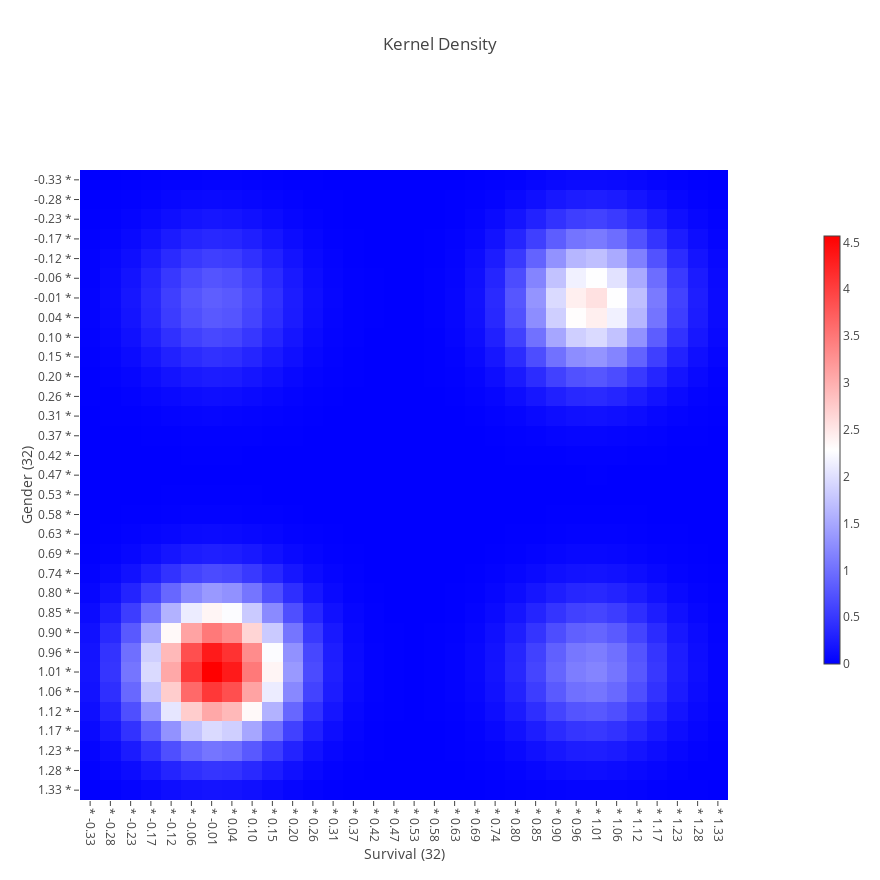
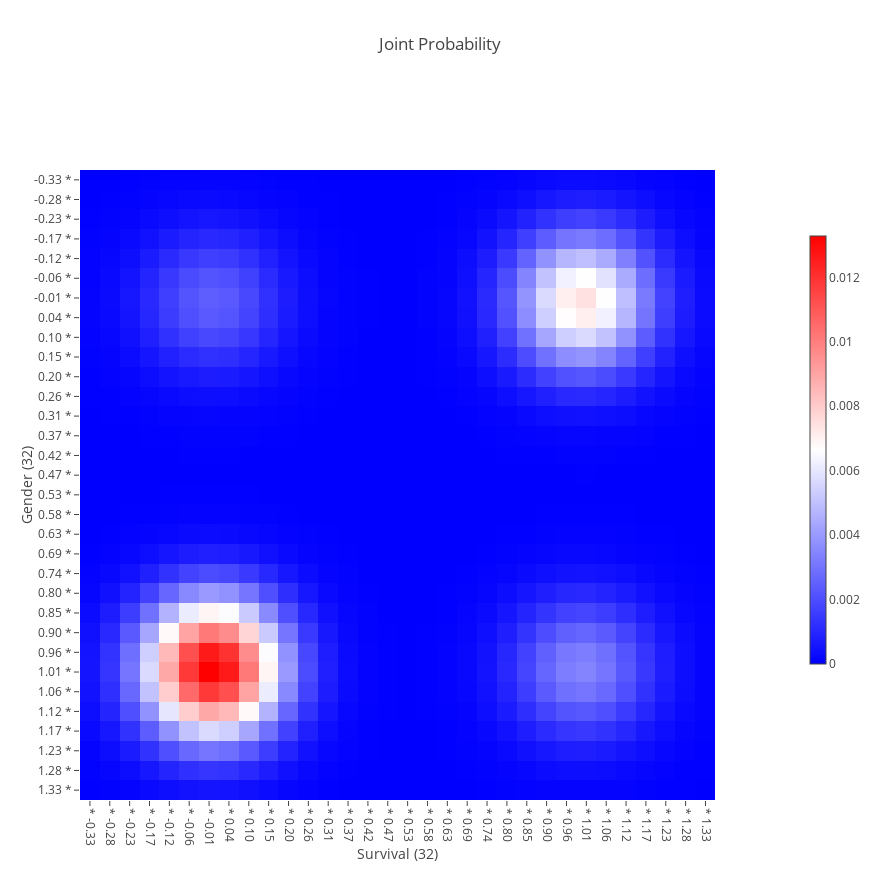
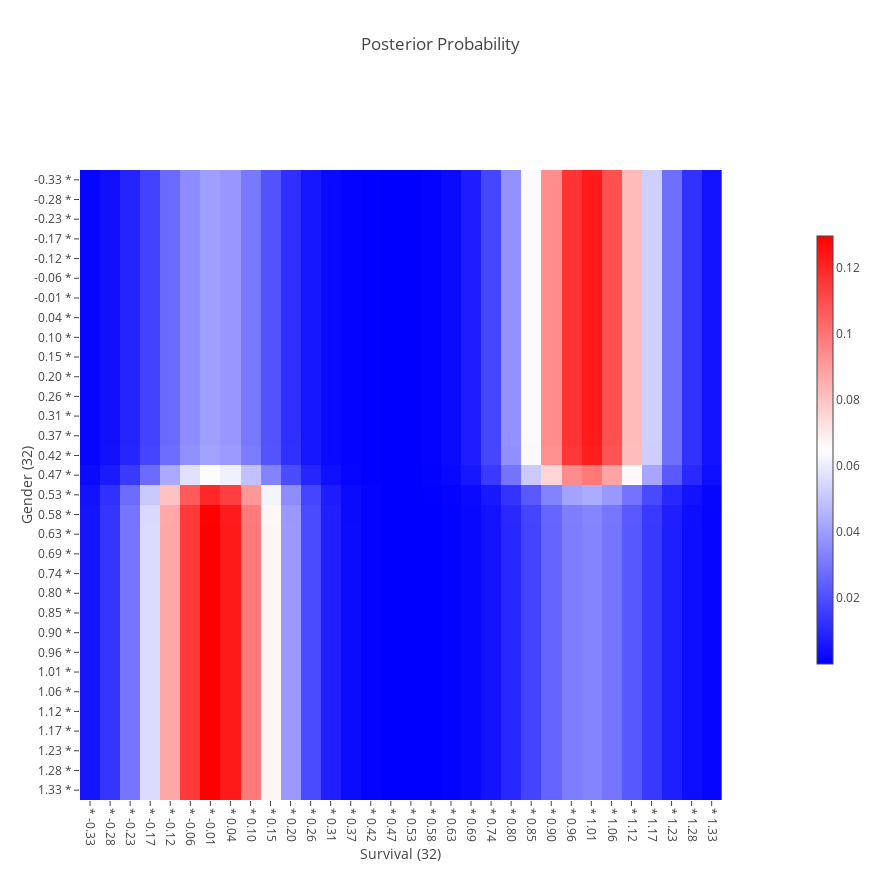
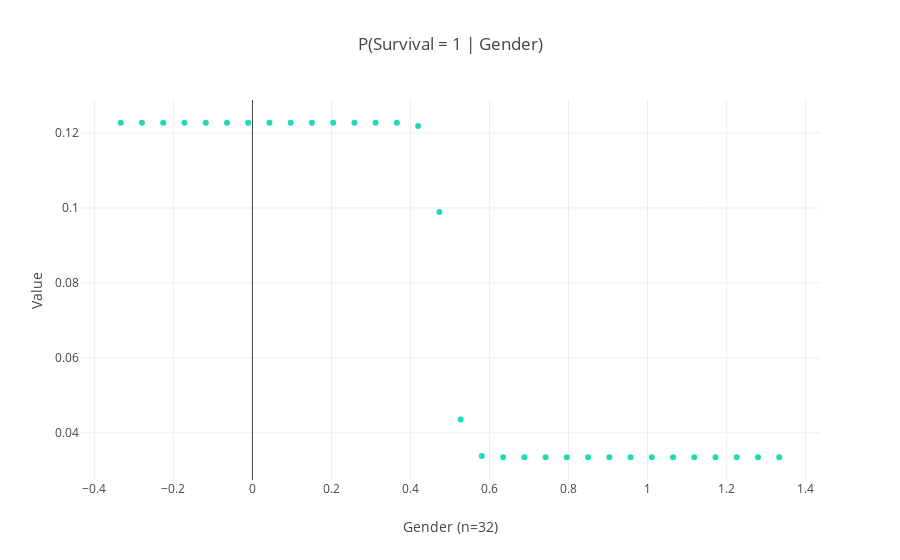

The notebook cell these images were saved under, in order:
### Code cell
p_s__g, p_s1__g = kraft.infer(
    np.asarray((g.values, s.values)).T,
#     n_grid=n_grid,
    target=1, dimension_names=(g.name, s.name),
)

### Figure 1 — Plotly figure (JSON) as saved in the notebook; plotly's stock layout.template omitted (floating-point values rounded to 4 significant figures; data arrays with more than 128 entries replaced by an {"elided": "..."} marker saying what was removed)
{"data": [{"colorbar": {"len": 0.64, "thickness": 16}, "colorscale": {"elided": "256x2 mixed values"}, "type": "heatmap", "uid": "1f440f2c-74c2-4889-919b-71ae0e8bb3c3", "x": ["* -0.33", "* -0.28", "* -0.23", "* -0.17", "* -0.12", "* -0.06", "* -0.01", "* 0.04", "* 0.10", "* 0.15", "* 0.20", "* 0.26", "* 0.31", "* 0.37", "* 0.42", "* 0.47", "* 0.53", "* 0.58", "* 0.63", "* 0.69", "* 0.74", "* 0.80", "* 0.85", "* 0.90", "* 0.96", "* 1.01", "* 1.06", "* 1.12", "* 1.17", "* 1.23", "* 1.28", "* 1.33"], "y": ["1.33 *", "1.28 *", "1.23 *", "1.17 *", "1.12 *", "1.06 *", "1.01 *", "0.96 *", "0.90 *", "0.85 *", "0.80 *", "0.74 *", "0.69 *", "0.63 *", "0.58 *", "0.53 *", "0.47 *", "0.42 *", "0.37 *", "0.31 *", "0.26 *", "0.20 *", "0.15 *", "0.10 *", "0.04 *", "-0.01 *", "-0.06 *", "-0.12 *", "-0.17 *", "-0.23 *", "-0.28 *", "-0.33 *"], "z": {"elided": "32x32 float values"}}], "layout": {"autosize": true, "height": 880, "hovermode": "closest", "title": {"text": "Kernel Density"}, "width": 880, "xaxis": {"automargin": true, "domain": [0, 0.9], "showgrid": false, "tickangle": 90, "title": {"text": "Survival (32)"}, "zeroline": false}, "xaxis2": {"domain": [0.92, 1], "showticklabels": false, "ticks": "", "zeroline": false}, "yaxis": {"automargin": true, "domain": [0, 0.9], "showgrid": false, "tickangle": 0, "title": {"text": "Gender (32)"}, "zeroline": false}, "yaxis2": {"domain": [0.92, 1], "showticklabels": false, "ticks": "", "zeroline": false}}}

### Figure 2 — Plotly figure (JSON) as saved in the notebook; plotly's stock layout.template omitted (floating-point values rounded to 4 significant figures; data arrays with more than 128 entries replaced by an {"elided": "..."} marker saying what was removed)
{"data": [{"colorbar": {"len": 0.64, "thickness": 16}, "colorscale": {"elided": "256x2 mixed values"}, "type": "heatmap", "uid": "705dad33-7550-43fc-ab44-4e7bea520853", "x": ["* -0.33", "* -0.28", "* -0.23", "* -0.17", "* -0.12", "* -0.06", "* -0.01", "* 0.04", "* 0.10", "* 0.15", "* 0.20", "* 0.26", "* 0.31", "* 0.37", "* 0.42", "* 0.47", "* 0.53", "* 0.58", "* 0.63", "* 0.69", "* 0.74", "* 0.80", "* 0.85", "* 0.90", "* 0.96", "* 1.01", "* 1.06", "* 1.12", "* 1.17", "* 1.23", "* 1.28", "* 1.33"], "y": ["1.33 *", "1.28 *", "1.23 *", "1.17 *", "1.12 *", "1.06 *", "1.01 *", "0.96 *", "0.90 *", "0.85 *", "0.80 *", "0.74 *", "0.69 *", "0.63 *", "0.58 *", "0.53 *", "0.47 *", "0.42 *", "0.37 *", "0.31 *", "0.26 *", "0.20 *", "0.15 *", "0.10 *", "0.04 *", "-0.01 *", "-0.06 *", "-0.12 *", "-0.17 *", "-0.23 *", "-0.28 *", "-0.33 *"], "z": {"elided": "32x32 float values"}}], "layout": {"autosize": true, "height": 880, "hovermode": "closest", "title": {"text": "Joint Probability"}, "width": 880, "xaxis": {"automargin": true, "domain": [0, 0.9], "showgrid": false, "tickangle": 90, "title": {"text": "Survival (32)"}, "zeroline": false}, "xaxis2": {"domain": [0.92, 1], "showticklabels": false, "ticks": "", "zeroline": false}, "yaxis": {"automargin": true, "domain": [0, 0.9], "showgrid": false, "tickangle": 0, "title": {"text": "Gender (32)"}, "zeroline": false}, "yaxis2": {"domain": [0.92, 1], "showticklabels": false, "ticks": "", "zeroline": false}}}

### Figure 3 — Plotly figure (JSON) as saved in the notebook; plotly's stock layout.template omitted (floating-point values rounded to 4 significant figures; data arrays with more than 128 entries replaced by an {"elided": "..."} marker saying what was removed)
{"data": [{"colorbar": {"len": 0.64, "thickness": 16}, "colorscale": {"elided": "256x2 mixed values"}, "type": "heatmap", "uid": "d249ad35-0e97-4ccf-a03e-6b1b941bd075", "x": ["* -0.33", "* -0.28", "* -0.23", "* -0.17", "* -0.12", "* -0.06", "* -0.01", "* 0.04", "* 0.10", "* 0.15", "* 0.20", "* 0.26", "* 0.31", "* 0.37", "* 0.42", "* 0.47", "* 0.53", "* 0.58", "* 0.63", "* 0.69", "* 0.74", "* 0.80", "* 0.85", "* 0.90", "* 0.96", "* 1.01", "* 1.06", "* 1.12", "* 1.17", "* 1.23", "* 1.28", "* 1.33"], "y": ["1.33 *", "1.28 *", "1.23 *", "1.17 *", "1.12 *", "1.06 *", "1.01 *", "0.96 *", "0.90 *", "0.85 *", "0.80 *", "0.74 *", "0.69 *", "0.63 *", "0.58 *", "0.53 *", "0.47 *", "0.42 *", "0.37 *", "0.31 *", "0.26 *", "0.20 *", "0.15 *", "0.10 *", "0.04 *", "-0.01 *", "-0.06 *", "-0.12 *", "-0.17 *", "-0.23 *", "-0.28 *", "-0.33 *"], "z": {"elided": "32x32 float values"}}], "layout": {"autosize": true, "height": 880, "hovermode": "closest", "title": {"text": "Posterior Probability"}, "width": 880, "xaxis": {"automargin": true, "domain": [0, 0.9], "showgrid": false, "tickangle": 90, "title": {"text": "Survival (32)"}, "zeroline": false}, "xaxis2": {"domain": [0.92, 1], "showticklabels": false, "ticks": "", "zeroline": false}, "yaxis": {"automargin": true, "domain": [0, 0.9], "showgrid": false, "tickangle": 0, "title": {"text": "Gender (32)"}, "zeroline": false}, "yaxis2": {"domain": [0.92, 1], "showticklabels": false, "ticks": "", "zeroline": false}}}

### Figure 4 — Plotly figure (JSON) as saved in the notebook; plotly's stock layout.template omitted (floating-point values rounded to 4 significant figures)
{"data": [{"marker": {"color": "#20d9ba"}, "mode": "markers", "type": "scatter", "uid": "cfaa5ccb-f70d-4664-8348-d9d1486978a3", "x": [-0.3333, -0.2796, -0.2258, -0.172, -0.1183, -0.06452, -0.01075, 0.04301, 0.09677, 0.1505, 0.2043, 0.2581, 0.3118, 0.3656, 0.4194, 0.4731, 0.5269, 0.5806, 0.6344, 0.6882, 0.7419, 0.7957, 0.8495, 0.9032, 0.957, 1.011, 1.065, 1.118, 1.172, 1.226, 1.28, 1.333], "y": [0.1227, 0.1227, 0.1227, 0.1227, 0.1227, 0.1227, 0.1227, 0.1227, 0.1227, 0.1227, 0.1227, 0.1227, 0.1227, 0.1227, 0.1218, 0.09893, 0.04354, 0.03382, 0.03351, 0.03351, 0.03351, 0.03351, 0.03351, 0.03351, 0.03351, 0.03351, 0.03351, 0.03351, 0.03351, 0.03351, 0.03351, 0.03351]}], "layout": {"autosize": true, "hovermode": "closest", "title": {"text": "P(Survival = 1 | Gender)"}, "xaxis": {"automargin": true, "title": {"text": "Gender (n=32)"}}, "yaxis": {"automargin": true, "title": {"text": "Value"}}}}
